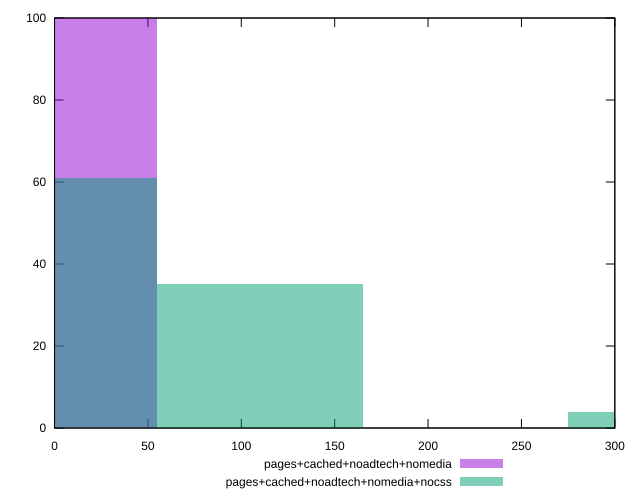

Write the gnuplot code that produced this figure.
reset

$pagesCachedNoadtechNomedia <<EOF
0 100
EOF

$pagesCachedNoadtechNomediaNocss <<EOF
110.02679546821744 35
0 61
330.08038640465236 4
EOF

set key outside below
set boxwidth 110.02679546821744
set xrange [0:300]
set yrange [0:100]
set trange [0:100]
set style fill transparent solid 0.5 noborder
set terminal svg size 640, 500 enhanced background rgb 'white'
set output "report_00009_2021-02-08T22-37-41.559Z/unminified-javascript/comparison/histogram/3_vs_4.svg"

plot $pagesCachedNoadtechNomedia title "pages+cached+noadtech+nomedia" with boxes, \
     $pagesCachedNoadtechNomediaNocss title "pages+cached+noadtech+nomedia+nocss" with boxes

reset
